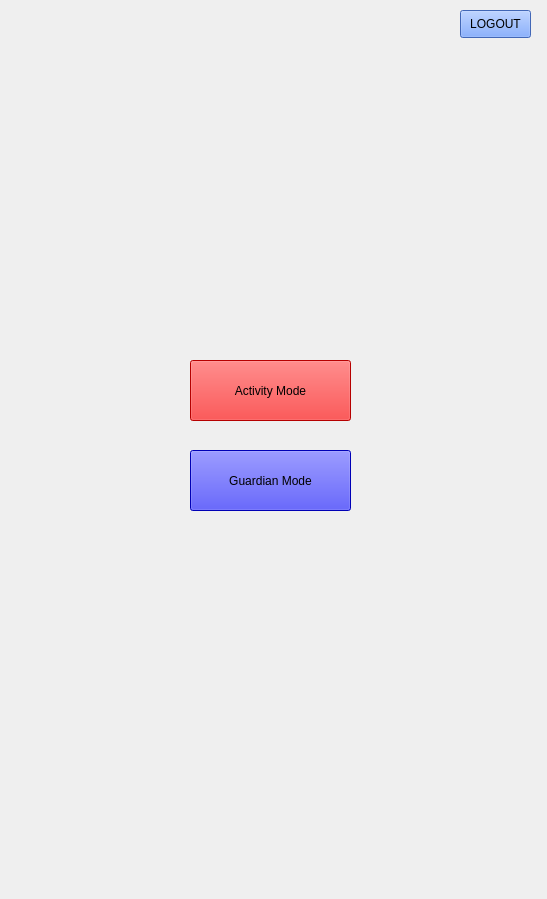
<?xml version="1.0" encoding="UTF-8"?>
<ui version="4.0">
 <class>MainWindow</class>
 <widget class="QMainWindow" name="MainWindow">
  <property name="geometry">
   <rect>
    <x>0</x>
    <y>0</y>
    <width>547</width>
    <height>899</height>
   </rect>
  </property>
  <property name="windowTitle">
   <string>MainWindow</string>
  </property>
  <widget class="QWidget" name="centralwidget">
   <widget class="QLabel" name="label">
    <property name="geometry">
     <rect>
      <x>0</x>
      <y>0</y>
      <width>551</width>
      <height>911</height>
     </rect>
    </property>
    <property name="text">
     <string/>
    </property>
    <property name="pixmap">
     <pixmap>ui imges/Your paragraph text.png</pixmap>
    </property>
    <property name="scaledContents">
     <bool>true</bool>
    </property>
   </widget>
   <widget class="QPushButton" name="ACTIVATEMODE">
    <property name="geometry">
     <rect>
      <x>190</x>
      <y>360</y>
      <width>161</width>
      <height>61</height>
     </rect>
    </property>
    <property name="styleSheet">
     <string notr="true">background-color: rgb(255, 0, 0);</string>
    </property>
    <property name="text">
     <string>Activity Mode</string>
    </property>
   </widget>
   <widget class="QPushButton" name="GUIDEMODE">
    <property name="geometry">
     <rect>
      <x>190</x>
      <y>450</y>
      <width>161</width>
      <height>61</height>
     </rect>
    </property>
    <property name="styleSheet">
     <string notr="true">background-color: rgb(0, 0, 255);</string>
    </property>
    <property name="text">
     <string>Guardian Mode</string>
    </property>
   </widget>
   <widget class="QPushButton" name="LOGOUT">
    <property name="geometry">
     <rect>
      <x>460</x>
      <y>10</y>
      <width>71</width>
      <height>28</height>
     </rect>
    </property>
    <property name="styleSheet">
     <string notr="true">background-color: rgb(92, 144, 255);</string>
    </property>
    <property name="text">
     <string>LOGOUT</string>
    </property>
   </widget>
  </widget>
 </widget>
 <resources/>
 <connections/>
</ui>
